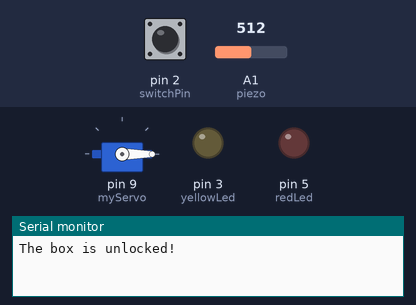
Simulated run of this sketch. Board: Arduino Uno, built with avr-gcc and run on an emulated ATmega328P. Parts: servo, output pins drawn as LEDs (lit = HIGH), the last lines printed to the serial monitor. Dashed ring = blinking. The test bench sets the inputs (shaded band); at power-on: pin 2 (switchPin) LOW, A1 (piezo) = 512.

Above: at 1.2 s.
1.3 s: pin 2 (switchPin) pulled HIGH for 0.15 s
At 1.8 s:
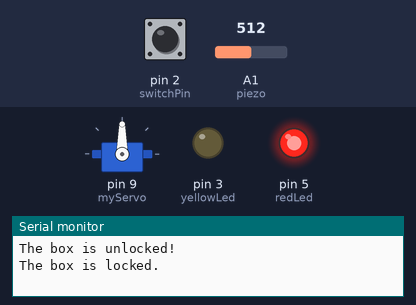
4.4 s: pin 2 (switchPin) pulled HIGH for 1 s
At 6.9 s:
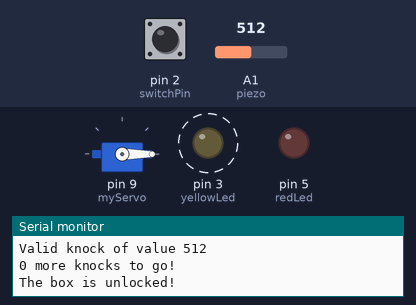
7.9 s: pin 2 (switchPin) pulled HIGH for 3.2 s
At 9.2 s:
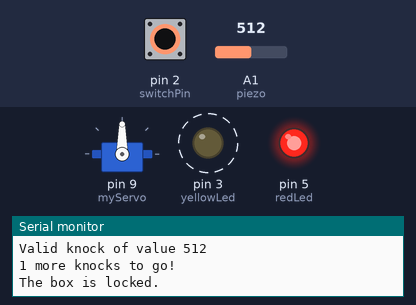
Timing chart, 0 to 13.5 s (numbered marks = the images above; inputs shaded):
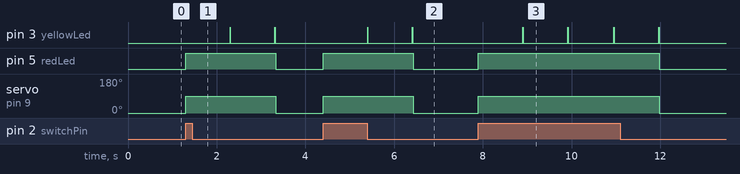

The sketch:

KnockLock.ino
```cpp
/*
 *  Code is inspired from "Arduino Project Book" included in Arduino
 *  starter kit.
 */

#include <Servo.h>

Servo myServo;

const int piezo = A1;
const int switchPin = 2;
const int yellowLed = 3;
const int greenLed = 4;
const int redLed = 5;

int knockVal;
int switchVal;

const int quietKnock = 0;
const int loudKnock = 1000;

boolean locked = false;
int numberOfKnocks = 0;


void setup() {
  // put your setup code here, to run once:

  myServo.attach(9);
  pinMode(yellowLed, OUTPUT);
  pinMode(redLed, OUTPUT);
  pinMode(switchPin, INPUT);
  Serial.begin(9600);

  digitalWrite(greenLed, HIGH);
  myServo.write(0);
  Serial.println("The box is unlocked!");

}

void loop() {
  // put your main code here, to run repeatedly:

  if(locked == false){
    switchVal = digitalRead(switchPin);
  }

  if(switchVal == HIGH){
    locked = true;
    digitalWrite(greenLed, LOW);
    digitalWrite(redLed, HIGH);
    myServo.write(90);
    Serial.println("The box is locked.");
    delay(1000);
  }

  if(locked == true){
    knockVal = analogRead(piezo);

    // Can tweak number of knocks here:

    if(numberOfKnocks < 2 && knockVal > 20){
      if(checkForKnocks(knockVal) == true){
        numberOfKnocks++;
      }

      Serial.print(2-numberOfKnocks);
      Serial.println(" more knocks to go!");

    }
    if(numberOfKnocks >= 2){

      locked = false;
      myServo.write(0);
      delay(10);
      digitalWrite(greenLed, HIGH);
      digitalWrite(redLed, LOW);
      Serial.println("The box is unlocked!");
      numberOfKnocks = 0;

    }
  }
}

boolean checkForKnocks(int value){
  if(value > quietKnock && value < loudKnock){

    digitalWrite(yellowLed, HIGH);
    delay(10);
    digitalWrite(yellowLed, LOW);
    Serial.print("Valid knock of value ");
    Serial.println(value);

    return true;
  }
  else{
    Serial.print("Bad knock value ");
    Serial.println(value);
    return false;
  }

}
```

Measured:
- after the input at 1.3 s, pin 3 (yellowLed): alternates HIGH for 0.01 s and LOW for 1.0 s, starting after 1.0 s; pin 5 (redLed): LOW → HIGH at once, → LOW 2.0 s later; servo on pin 9 (myServo): 0° → 90° at once, → 0° 2.0 s later
- after the input at 4.4 s, pin 3 (yellowLed): alternates HIGH for 0.01 s and LOW for 1.0 s, starting after 1.0 s; pin 5 (redLed): LOW → HIGH at once, → LOW 2.0 s later; servo on pin 9 (myServo): 0° → 90° at once, → 0° 2.0 s later
- after the input at 7.9 s, pin 3 (yellowLed): alternates HIGH for 0.01 s and LOW for 1.0 s, 8 changes in all, then stays LOW, starting after 1.0 s; pin 5 (redLed): LOW → HIGH at once, → LOW 4.1 s later; servo on pin 9 (myServo): 0° → 90° at once, → 0° 4.1 s later
